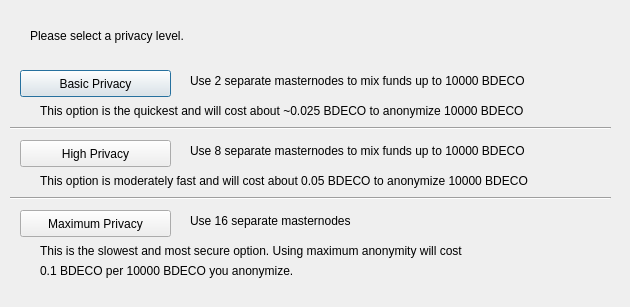
<?xml version="1.0" encoding="UTF-8"?>
<ui version="4.0">
 <class>ObfuscationConfig</class>
 <widget class="QDialog" name="ObfuscationConfig">
  <property name="geometry">
   <rect>
    <x>0</x>
    <y>0</y>
    <width>630</width>
    <height>307</height>
   </rect>
  </property>
  <property name="windowTitle">
   <string>Configure Obfuscation</string>
  </property>
  <widget class="QPushButton" name="buttonBasic">
   <property name="geometry">
    <rect>
     <x>20</x>
     <y>70</y>
     <width>151</width>
     <height>27</height>
    </rect>
   </property>
   <property name="text">
    <string>Basic Privacy</string>
   </property>
  </widget>
  <widget class="QPushButton" name="buttonHigh">
   <property name="geometry">
    <rect>
     <x>20</x>
     <y>140</y>
     <width>151</width>
     <height>27</height>
    </rect>
   </property>
   <property name="text">
    <string>High Privacy</string>
   </property>
  </widget>
  <widget class="QPushButton" name="buttonMax">
   <property name="geometry">
    <rect>
     <x>20</x>
     <y>210</y>
     <width>151</width>
     <height>27</height>
    </rect>
   </property>
   <property name="text">
    <string>Maximum Privacy</string>
   </property>
  </widget>
  <widget class="QLabel" name="label">
   <property name="geometry">
    <rect>
     <x>30</x>
     <y>20</y>
     <width>571</width>
     <height>31</height>
    </rect>
   </property>
   <property name="text">
    <string>Please select a privacy level.</string>
   </property>
  </widget>
  <widget class="QLabel" name="label_2">
   <property name="geometry">
    <rect>
     <x>190</x>
     <y>70</y>
     <width>421</width>
     <height>21</height>
    </rect>
   </property>
   <property name="text">
    <string>Use 2 separate masternodes to mix funds up to 10000 BDECO</string>
   </property>
  </widget>
  <widget class="QLabel" name="label_3">
   <property name="geometry">
    <rect>
     <x>190</x>
     <y>140</y>
     <width>411</width>
     <height>21</height>
    </rect>
   </property>
   <property name="text">
    <string>Use 8 separate masternodes to mix funds up to 10000 BDECO</string>
   </property>
  </widget>
  <widget class="QLabel" name="label_4">
   <property name="geometry">
    <rect>
     <x>190</x>
     <y>210</y>
     <width>421</width>
     <height>21</height>
    </rect>
   </property>
   <property name="text">
    <string>Use 16 separate masternodes</string>
   </property>
  </widget>
  <widget class="QLabel" name="label_6">
   <property name="geometry">
    <rect>
     <x>40</x>
     <y>100</y>
     <width>561</width>
     <height>21</height>
    </rect>
   </property>
   <property name="text">
    <string>This option is the quickest and will cost about ~0.025 BDECO to anonymize 10000 BDECO</string>
   </property>
  </widget>
  <widget class="QLabel" name="label_7">
   <property name="geometry">
    <rect>
     <x>40</x>
     <y>170</y>
     <width>561</width>
     <height>21</height>
    </rect>
   </property>
   <property name="text">
    <string>This option is moderately fast and will cost about 0.05 BDECO to anonymize 10000 BDECO</string>
   </property>
  </widget>
  <widget class="QLabel" name="label_8">
   <property name="geometry">
    <rect>
     <x>40</x>
     <y>240</y>
     <width>561</width>
     <height>21</height>
    </rect>
   </property>
   <property name="text">
    <string>This is the slowest and most secure option. Using maximum anonymity will cost</string>
   </property>
  </widget>
  <widget class="QLabel" name="label_9">
   <property name="geometry">
    <rect>
     <x>40</x>
     <y>260</y>
     <width>561</width>
     <height>21</height>
    </rect>
   </property>
   <property name="text">
    <string>0.1 BDECO per 10000 BDECO you anonymize.</string>
   </property>
  </widget>
  <widget class="Line" name="line">
   <property name="geometry">
    <rect>
     <x>10</x>
     <y>120</y>
     <width>601</width>
     <height>16</height>
    </rect>
   </property>
   <property name="orientation">
    <enum>Qt::Horizontal</enum>
   </property>
  </widget>
  <widget class="Line" name="line_2">
   <property name="geometry">
    <rect>
     <x>10</x>
     <y>190</y>
     <width>601</width>
     <height>16</height>
    </rect>
   </property>
   <property name="orientation">
    <enum>Qt::Horizontal</enum>
   </property>
  </widget>
 </widget>
 <resources/>
 <connections/>
</ui>
